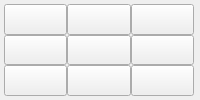
             <widget class="QWidget" name="inside_corners">
              <layout class="QVBoxLayout" name="verticalLayout_2">
               <property name="spacing">
                <number>2</number>
               </property>
               <property name="leftMargin">
                <number>0</number>
               </property>
               <property name="topMargin">
                <number>0</number>
               </property>
               <property name="rightMargin">
                <number>2</number>
               </property>
               <property name="bottomMargin">
                <number>0</number>
               </property>
               <item>
                <widget class="QFrame" name="frame_inside">
                 <layout class="QHBoxLayout" name="horizontalLayout_20">
                  <property name="leftMargin">
                   <number>4</number>
                  </property>
                  <property name="topMargin">
                   <number>4</number>
                  </property>
                  <property name="rightMargin">
                   <number>4</number>
                  </property>
                  <property name="bottomMargin">
                   <number>4</number>
                  </property>
                  <item>
                   <widget class="QWidget" name="widget_inside" native="true">
                    <property name="sizePolicy">
                     <sizepolicy hsizetype="Preferred" vsizetype="Preferred">
                      <horstretch>0</horstretch>
                      <verstretch>0</verstretch>
                     </sizepolicy>
                    </property>
                    <property name="minimumSize">
                     <size>
                      <width>0</width>
                      <height>0</height>
                     </size>
                    </property>
                    <property name="maximumSize">
                     <size>
                      <width>300</width>
                      <height>300</height>
                     </size>
                    </property>
                    <property name="styleSheet">
                     <string notr="true">QFrame {
    border: none;
}</string>
                    </property>
                    <layout class="QGridLayout" name="gridLayout_16">
                     <property name="leftMargin">
                      <number>0</number>
                     </property>
                     <property name="topMargin">
                      <number>0</number>
                     </property>
                     <property name="rightMargin">
                      <number>0</number>
                     </property>
                     <property name="bottomMargin">
                      <number>0</number>
                     </property>
                     <property name="spacing">
                      <number>0</number>
                     </property>
                     <item row="0" column="3">
                      <widget class="QPushButton" name="probe_y_plus_wco">
                       <property name="sizePolicy">
                        <sizepolicy hsizetype="Preferred" vsizetype="Preferred">
                         <horstretch>0</horstretch>
                         <verstretch>0</verstretch>
                        </sizepolicy>
                       </property>
                       <property name="minimumSize">
                        <size>
                         <width>0</width>
                         <height>0</height>
                        </size>
                       </property>
                       <property name="maximumSize">
                        <size>
                         <width>16777215</width>
                         <height>16777215</height>
                        </size>
                       </property>
                       <property name="toolTip">
                        <string>back_edge_inside</string>
                       </property>
                       <property name="text">
                        <string/>
                       </property>
                       <property name="icon">
                        <iconset>
                         <normalon>basic_probe_icons/y_plus.png</normalon>
                        </iconset>
                       </property>
                       <property name="iconSize">
                        <size>
                         <width>80</width>
                         <height>80</height>
                        </size>
                       </property>
                       <property name="probe" stdset="0">
                        <string>probe_yp</string>
                       </property>
                       <attribute name="buttonGroup">
                        <string notr="true">inside_buttonGroup</string>
                       </attribute>
                      </widget>
                     </item>
                     <item row="1" column="3">
                      <widget class="QPushButton" name="probe_z_minus_wco_inside">
                       <property name="sizePolicy">
                        <sizepolicy hsizetype="Preferred" vsizetype="Preferred">
                         <horstretch>0</horstretch>
                         <verstretch>0</verstretch>
                        </sizepolicy>
                       </property>
                       <property name="minimumSize">
                        <size>
                         <width>0</width>
                         <height>0</height>
                        </size>
                       </property>
                       <property name="maximumSize">
                        <size>
                         <width>16777215</width>
                         <height>16777215</height>
                        </size>
                       </property>
                       <property name="toolTip">
                        <string>xy_hole</string>
                       </property>
                       <property name="text">
                        <string/>
                       </property>
                       <property name="icon">
                        <iconset>
                         <normalon>basic_probe_icons/z_top.png</normalon>
                        </iconset>
                       </property>
                       <property name="iconSize">
                        <size>
                         <width>80</width>
                         <height>80</height>
                        </size>
                       </property>
                       <property name="probe" stdset="0">
                        <string>probe_xy_hole</string>
                       </property>
                       <attribute name="buttonGroup">
                        <string notr="true">inside_buttonGroup</string>
                       </attribute>
                      </widget>
                     </item>
                     <item row="1" column="4">
                      <widget class="QPushButton" name="probe_x_plus_wco">
                       <property name="sizePolicy">
                        <sizepolicy hsizetype="Preferred" vsizetype="Preferred">
                         <horstretch>0</horstretch>
                         <verstretch>0</verstretch>
                        </sizepolicy>
                       </property>
                       <property name="minimumSize">
                        <size>
                         <width>0</width>
                         <height>0</height>
                        </size>
                       </property>
                       <property name="maximumSize">
                        <size>
                         <width>16777215</width>
                         <height>16777215</height>
                        </size>
                       </property>
                       <property name="toolTip">
                        <string>right_edge_inside</string>
                       </property>
                       <property name="text">
                        <string/>
                       </property>
                       <property name="icon">
                        <iconset>
                         <normalon>basic_probe_icons/x_plus.png</normalon>
                        </iconset>
                       </property>
                       <property name="iconSize">
                        <size>
                         <width>80</width>
                         <height>80</height>
                        </size>
                       </property>
                       <property name="probe" stdset="0">
                        <string>probe_xp</string>
                       </property>
                       <attribute name="buttonGroup">
                        <string notr="true">inside_buttonGroup</string>
                       </attribute>
                      </widget>
                     </item>
                     <item row="0" column="0">
                      <widget class="QPushButton" name="probe_back_left_inside">
                       <property name="sizePolicy">
                        <sizepolicy hsizetype="Preferred" vsizetype="Preferred">
                         <horstretch>0</horstretch>
                         <verstretch>0</verstretch>
                        </sizepolicy>
                       </property>
                       <property name="minimumSize">
                        <size>
                         <width>0</width>
                         <height>0</height>
                        </size>
                       </property>
                       <property name="maximumSize">
                        <size>
                         <width>16777215</width>
                         <height>16777215</height>
                        </size>
                       </property>
                       <property name="toolTip">
                        <string>back_left_inside</string>
                       </property>
                       <property name="text">
                        <string/>
                       </property>
                       <property name="icon">
                        <iconset>
                         <normalon>basic_probe_icons/back_left_corner_inside.png</normalon>
                        </iconset>
                       </property>
                       <property name="iconSize">
                        <size>
                         <width>80</width>
                         <height>80</height>
                        </size>
                       </property>
                       <property name="probe" stdset="0">
                        <string>probe_inside_xmyp</string>
                       </property>
                       <attribute name="buttonGroup">
                        <string notr="true">inside_buttonGroup</string>
                       </attribute>
                      </widget>
                     </item>
                     <item row="1" column="0">
                      <widget class="QPushButton" name="probe_x_minus_wco">
                       <property name="sizePolicy">
                        <sizepolicy hsizetype="Preferred" vsizetype="Preferred">
                         <horstretch>0</horstretch>
                         <verstretch>0</verstretch>
                        </sizepolicy>
                       </property>
                       <property name="minimumSize">
                        <size>
                         <width>0</width>
                         <height>0</height>
                        </size>
                       </property>
                       <property name="maximumSize">
                        <size>
                         <width>16777215</width>
                         <height>16777215</height>
                        </size>
                       </property>
                       <property name="toolTip">
                        <string>left_edge_inside</string>
                       </property>
                       <property name="text">
                        <string/>
                       </property>
                       <property name="icon">
                        <iconset>
                         <normalon>basic_probe_icons/x_minus.png</normalon>
                        </iconset>
                       </property>
                       <property name="iconSize">
                        <size>
                         <width>80</width>
                         <height>80</height>
                        </size>
                       </property>
                       <property name="probe" stdset="0">
                        <string>probe_xm</string>
                       </property>
                       <attribute name="buttonGroup">
                        <string notr="true">inside_buttonGroup</string>
                       </attribute>
                      </widget>
                     </item>
                     <item row="3" column="3">
                      <widget class="QPushButton" name="probe_y_minus_wco">
                       <property name="sizePolicy">
                        <sizepolicy hsizetype="Preferred" vsizetype="Preferred">
                         <horstretch>0</horstretch>
                         <verstretch>0</verstretch>
                        </sizepolicy>
                       </property>
                       <property name="minimumSize">
                        <size>
                         <width>0</width>
                         <height>0</height>
                        </size>
                       </property>
                       <property name="maximumSize">
                        <size>
                         <width>16777215</width>
                         <height>16777215</height>
                        </size>
                       </property>
                       <property name="toolTip">
                        <string>front_edge_inside</string>
                       </property>
                       <property name="text">
                        <string/>
                       </property>
                       <property name="icon">
                        <iconset>
                         <normalon>basic_probe_icons/y_minus.png</normalon>
                        </iconset>
                       </property>
                       <property name="iconSize">
                        <size>
                         <width>80</width>
                         <height>80</height>
                        </size>
                       </property>
                       <property name="probe" stdset="0">
                        <string>probe_ym</string>
                       </property>
                       <attribute name="buttonGroup">
                        <string notr="true">inside_buttonGroup</string>
                       </attribute>
                      </widget>
                     </item>
                     <item row="3" column="0">
                      <widget class="QPushButton" name="probe_front_left_inside">
                       <property name="sizePolicy">
                        <sizepolicy hsizetype="Preferred" vsizetype="Preferred">
                         <horstretch>0</horstretch>
                         <verstretch>0</verstretch>
                        </sizepolicy>
                       </property>
                       <property name="minimumSize">
                        <size>
                         <width>0</width>
                         <height>0</height>
                        </size>
                       </property>
                       <property name="maximumSize">
                        <size>
                         <width>16777215</width>
                         <height>16777215</height>
                        </size>
                       </property>
                       <property name="toolTip">
                        <string>front_left_inside</string>
                       </property>
                       <property name="text">
                        <string/>
                       </property>
                       <property name="icon">
                        <iconset>
                         <normalon>basic_probe_icons/front_left_corner_inside.png</normalon>
                        </iconset>
                       </property>
                       <property name="iconSize">
                        <size>
                         <width>80</width>
                         <height>80</height>
                        </size>
                       </property>
                       <property name="probe" stdset="0">
                        <string>probe_inside_xmym</string>
                       </property>
                       <attribute name="buttonGroup">
                        <string notr="true">inside_buttonGroup</string>
                       </attribute>
                      </widget>
                     </item>
                     <item row="3" column="4">
                      <widget class="QPushButton" name="probe_front_right_inside">
                       <property name="sizePolicy">
                        <sizepolicy hsizetype="Preferred" vsizetype="Preferred">
                         <horstretch>0</horstretch>
                         <verstretch>0</verstretch>
                        </sizepolicy>
                       </property>
                       <property name="minimumSize">
                        <size>
                         <width>0</width>
                         <height>0</height>
                        </size>
                       </property>
                       <property name="maximumSize">
                        <size>
                         <width>16777215</width>
                         <height>16777215</height>
                        </size>
                       </property>
                       <property name="toolTip">
                        <string>front_right_inside</string>
                       </property>
                       <property name="text">
                        <string/>
                       </property>
                       <property name="icon">
                        <iconset>
                         <normalon>basic_probe_icons/front_right_corner_inside.png</normalon>
                        </iconset>
                       </property>
                       <property name="iconSize">
                        <size>
                         <width>80</width>
                         <height>80</height>
                        </size>
                       </property>
                       <property name="probe" stdset="0">
                        <string>probe_inside_xpym</string>
                       </property>
                       <attribute name="buttonGroup">
                        <string notr="true">inside_buttonGroup</string>
                       </attribute>
                      </widget>
                     </item>
                     <item row="0" column="4">
                      <widget class="QPushButton" name="probe_back_right_inside">
                       <property name="sizePolicy">
                        <sizepolicy hsizetype="Preferred" vsizetype="Preferred">
                         <horstretch>0</horstretch>
                         <verstretch>0</verstretch>
                        </sizepolicy>
                       </property>
                       <property name="minimumSize">
                        <size>
                         <width>0</width>
                         <height>0</height>
                        </size>
                       </property>
                       <property name="maximumSize">
                        <size>
                         <width>16777215</width>
                         <height>16777215</height>
                        </size>
                       </property>
                       <property name="toolTip">
                        <string>back_right_inside</string>
                       </property>
                       <property name="text">
                        <string/>
                       </property>
                       <property name="icon">
                        <iconset>
                         <normalon>basic_probe_icons/back_right_corner_inside.png</normalon>
                        </iconset>
                       </property>
                       <property name="iconSize">
                        <size>
                         <width>80</width>
                         <height>80</height>
                        </size>
                       </property>
                       <property name="probe" stdset="0">
                        <string>probe_inside_xpyp</string>
                       </property>
                       <attribute name="buttonGroup">
                        <string notr="true">inside_buttonGroup</string>
                       </attribute>
                      </widget>
                     </item>
                    </layout>
                   </widget>
                  </item>
                 </layout>
                </widget>
               </item>
              </layout>
             </widget>
